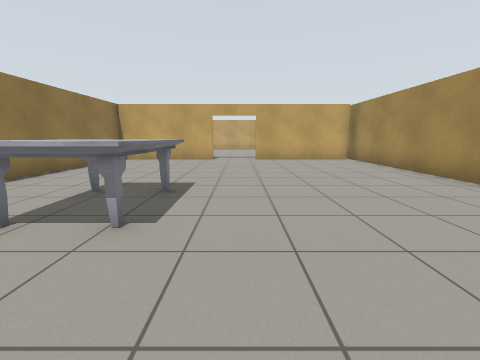
[1] (above)

18 first-person views from a walk through a world built for the Gazebo simulator. The camera is 1 m above the floor, tilts 10° down and sees 90° across. The floor is counted in squares, 1 m on a side. Each view is taken from the middle of a square. On the plan, view 1 faces up. The plan holds only what a view shows up to about 11 squares ahead; the rest is blank. Robots are left out. Gazebo's built-in surfaces are drawn with simple patterns.

[2]
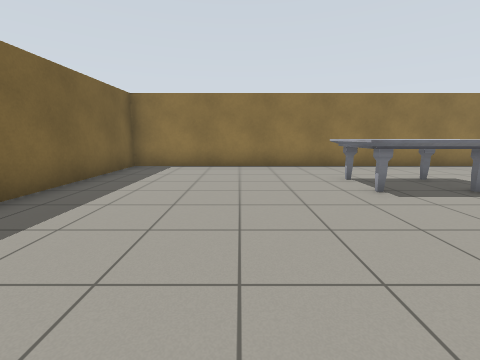

[3]
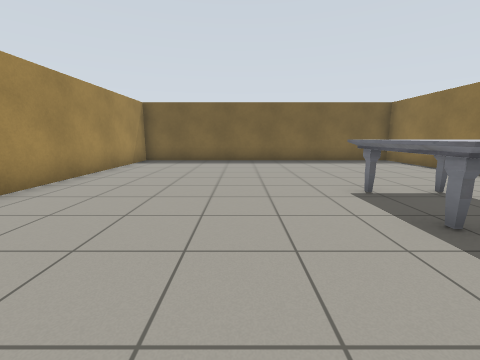

[4]
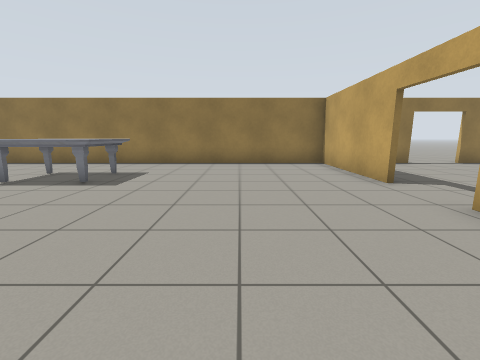

[5]
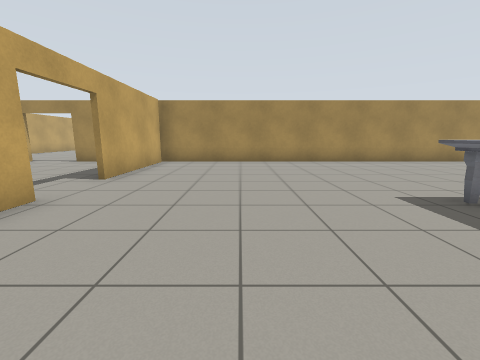

[6]
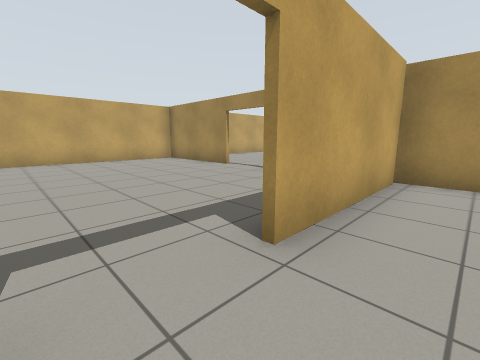

[7]
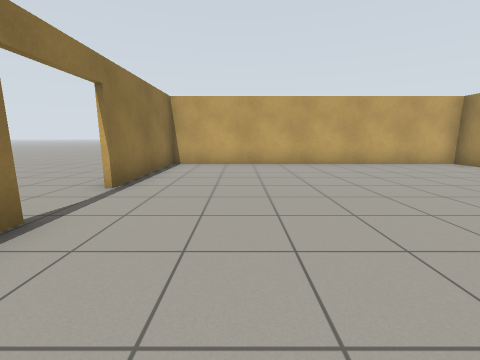

[8]
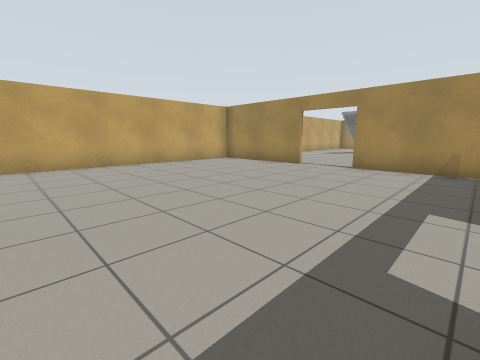

[9]
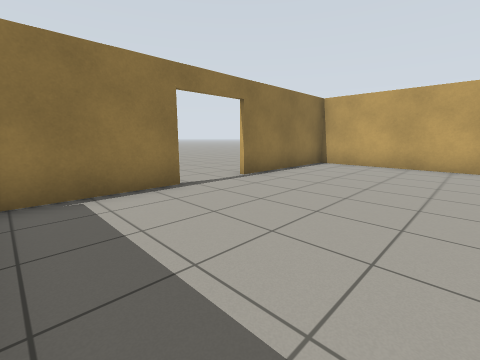

[10]
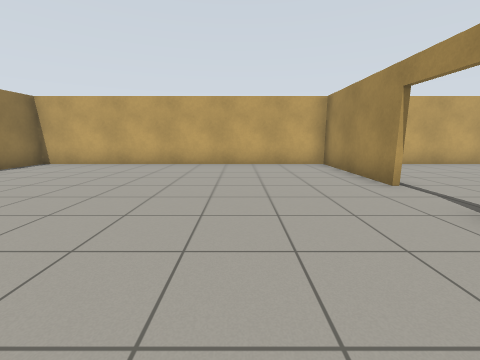

[11]
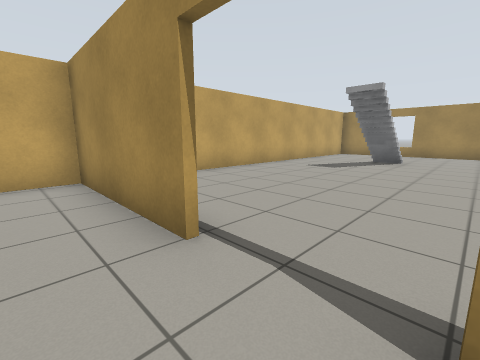

[12]
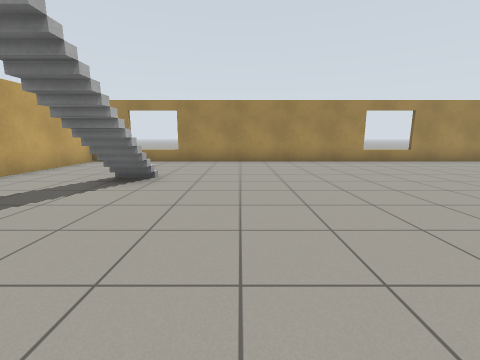

[13]
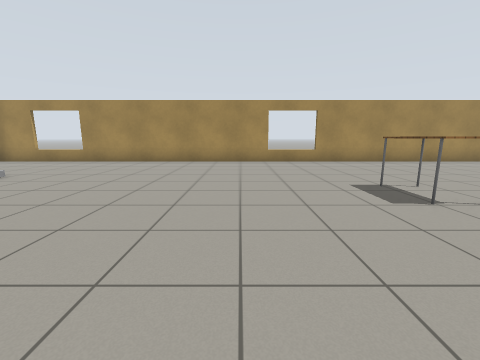

[14]
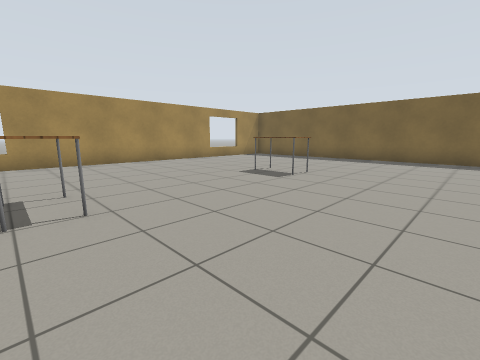

[15]
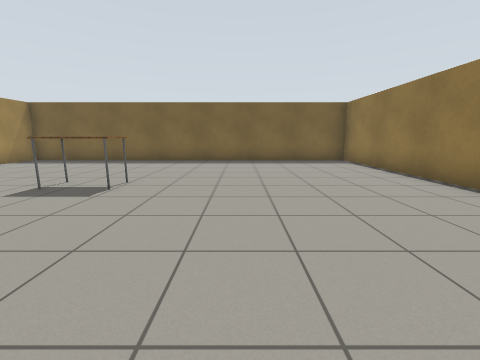

[16]
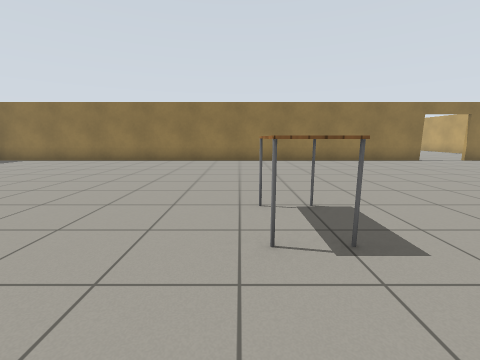

[17]
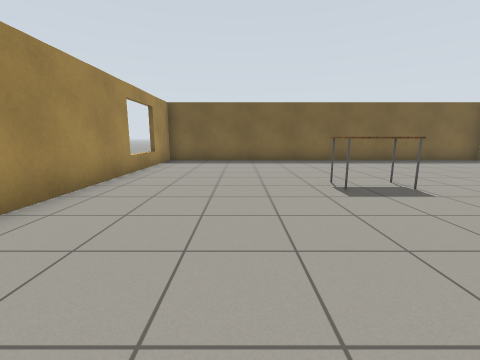

[18]
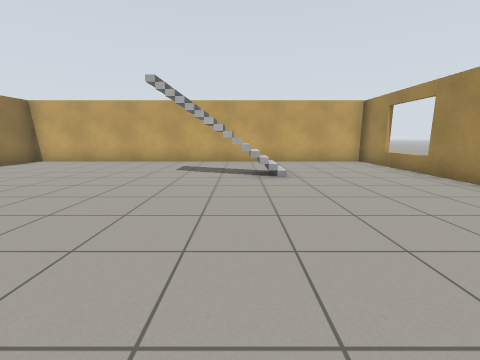

### Floor plan
Points are (right, up) in squares from view 1. A wall is a line through its corners. A room is listed if a view was taken in it or the views show most of it. See-through windows are left out.
Room 1 (views 1, 2, 3, 4, 5, 6)
walls: (-1.3, 11.3) (-5.6, 11.3) (-5.6, -3.8) (4.9, -3.8); (5, 11.3) (0.6, 11.3); (5.2, -3.9) (5.2, 11)
ways out: open door at (-0.5, 11) to room 2
objects: marble table (-3, 2) to (-1, 5)
Room 2 (views 7, 8, 9, 10, 11)
walls: (-5.6, 14.8) (-5.6, 11.9); (5.2, 16.9) (5.2, 21.2); (4.9, 21.2) (-5.6, 21.2) (-5.6, 16.6); (5.2, 11) (5.2, 15)
ways out: open door at (-0.5, 11) to room 1; open door at (5, 16) to room 3; open door at (-6, 15.5)
Room 3 (views 12, 13, 14, 15, 16, 17, 18)
walls: (5.4, 15) (5.4, -3.9); (5.4, 17.6) (5.4, 16.9); (5.4, 21.2) (5.4, 19.6); (19.1, 21.2) (4.9, 21.2); (4.9, -3.8) (19.1, -3.8) (19.1, 21.5)
ways out: open door at (5, 16) to room 2
objects: table (13, 2) to (14, 2); table (13, 8) to (14, 8); stairs (13, 18) to (15, 18)

Positions as (right, up) in squares from view 1, and headings:
1: (0, 0), facing up
2: (3, 0), facing left
3: (1, 7), facing down
4: (4, 8), facing left
5: (-5, 8), facing right
6: (-1, 10), facing up-right
7: (-3, 12), facing up
8: (-3, 12), facing up-right
9: (-1, 12), facing up-left
10: (2, 12), facing up
11: (4, 15), facing up-right
12: (9, 15), facing right
13: (9, 11), facing right
14: (9, 8), facing down-right
15: (10, 7), facing down
16: (16, 7), facing left
17: (16, 7), facing down
18: (14, 11), facing up
